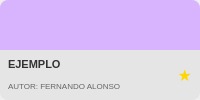
                <widget class="QFrame" name="card_4">
                 <property name="minimumSize">
                  <size>
                   <width>120</width>
                   <height>100</height>
                  </size>
                 </property>
                 <property name="maximumSize">
                  <size>
                   <width>16777215</width>
                   <height>140</height>
                  </size>
                 </property>
                 <property name="sizePolicy">
                  <sizepolicy hsizetype="Expanding" vsizetype="Preferred">
                   <horstretch>1</horstretch>
                   <verstretch>0</verstretch>
                  </sizepolicy>
                 </property>
                 <property name="styleSheet">
                  <string>QFrame#card_4 { background-color: #E0E0E0; border-radius: 8px; }</string>
                 </property>
                 <layout class="QVBoxLayout" name="vbox_card4">
                  <property name="spacing">
                   <number>0</number>
                  </property>
                  <property name="leftMargin">
                   <number>0</number>
                  </property>
                  <property name="topMargin">
                   <number>0</number>
                  </property>
                  <property name="rightMargin">
                   <number>0</number>
                  </property>
                  <property name="bottomMargin">
                   <number>0</number>
                  </property>
                  <item>
                   <widget class="QLabel" name="card_top_4">
                    <property name="minimumSize">
                     <size>
                      <width>0</width>
                      <height>50</height>
                     </size>
                    </property>
                    <property name="styleSheet">
                     <string>background-color: #D8B4FE; border-top-left-radius: 8px; border-top-right-radius: 8px;</string>
                    </property>
                    <property name="text">
                     <string/>
                    </property>
                   </widget>
                  </item>
                  <item>
                   <widget class="QFrame" name="card_bottom_4">
                    <property name="styleSheet">
                     <string>background-color: #E5E5E5; border-bottom-left-radius: 8px; border-bottom-right-radius: 8px;</string>
                    </property>
                    <layout class="QHBoxLayout" name="hbox_info4">
                     <property name="leftMargin">
                      <number>8</number>
                     </property>
                     <property name="topMargin">
                      <number>5</number>
                     </property>
                     <property name="rightMargin">
                      <number>8</number>
                     </property>
                     <property name="bottomMargin">
                      <number>5</number>
                     </property>
                     <item>
                      <layout class="QVBoxLayout" name="vbox_text4">
                       <property name="spacing">
                        <number>2</number>
                       </property>
                       <item>
                        <widget class="QLabel" name="lbl_ex4">
                         <property name="styleSheet">
                          <string>font-weight: bold; font-size: 11px; color: #333; background: transparent;</string>
                         </property>
                         <property name="text">
                          <string>EJEMPLO</string>
                         </property>
                        </widget>
                       </item>
                       <item>
                        <widget class="QLabel" name="lbl_aut4">
                         <property name="styleSheet">
                          <string>font-size: 8px; color: #666; background: transparent;</string>
                         </property>
                         <property name="text">
                          <string>AUTOR: FERNANDO ALONSO</string>
                         </property>
                        </widget>
                       </item>
                      </layout>
                     </item>
                     <item>
                      <widget class="QLabel" name="lbl_star_4">
                       <property name="styleSheet">
                        <string>color: #FFD700; font-size: 16px; background: transparent;</string>
                       </property>
                       <property name="text">
                        <string>★</string>
                       </property>
                       <property name="alignment">
                        <set>Qt::AlignRight|Qt::AlignTrailing|Qt::AlignVCenter</set>
                       </property>
                      </widget>
                     </item>
                    </layout>
                   </widget>
                  </item>
                 </layout>
                </widget>
